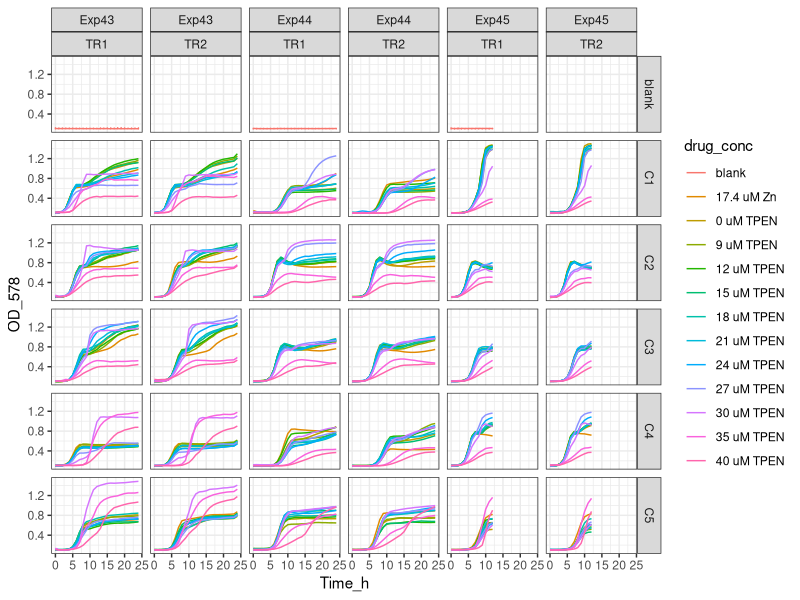
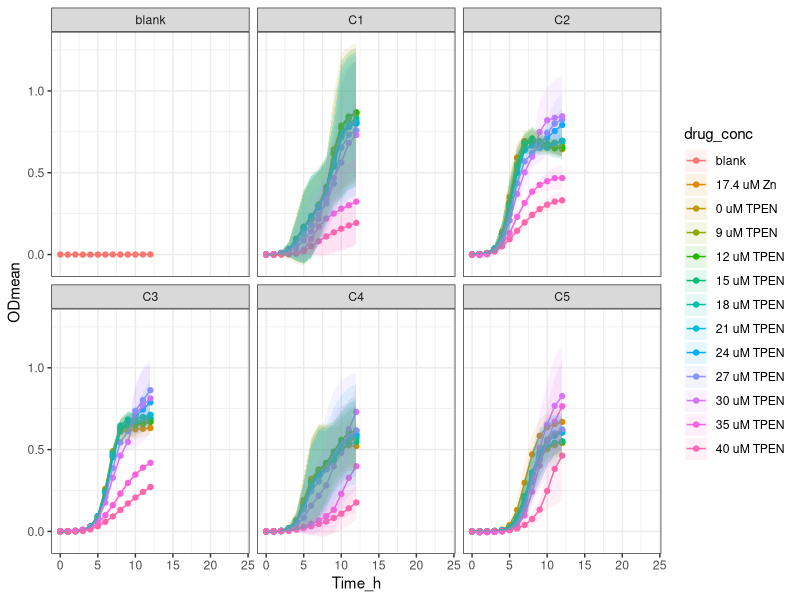
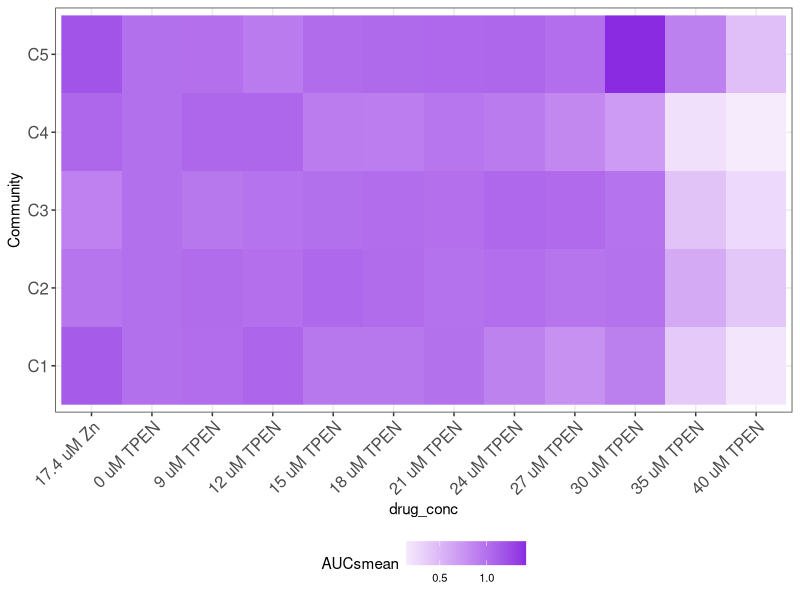
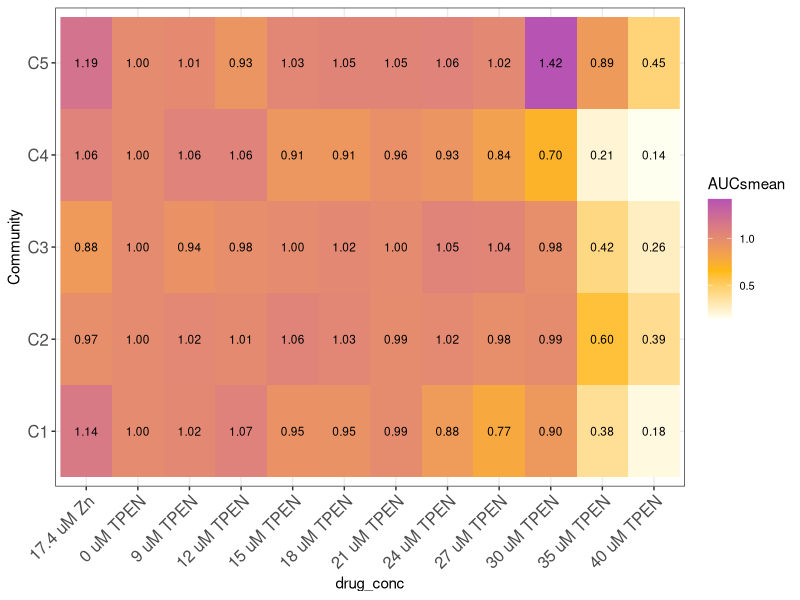
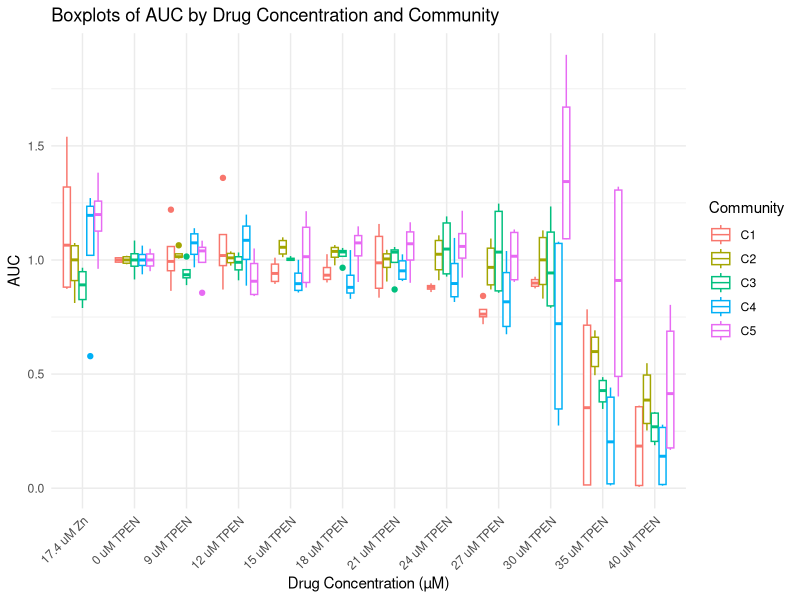

Recreate these plots in R, in order.
setwd("~/ITQB/Plate readings")

library(tidyverse)
library(dbplyr) 
library(readxl)

Exps_st_c <- Exps_st_c_30_42  <- read_excel("Stabilizing_communities.xlsx")
View(Exps_st_c)

Exps_st_c_v1 <- Exps_st_c %>%
  pivot_longer(names_to = "Condition", values_to = "OD_578", cols = -Time_h)
# Exps_st_c_v1
View(Exps_st_c_v1)


Exps_st_c_v2 <- separate(Exps_st_c_v1, Condition, 
                    c("Exp_day",
                      "Community",
                      "Transfer_medium",
                      "Zn_condition", 
                      "Tech_Repl",
                      "Biol_Repl",
                      "drug_conc",
                      "Well_number"), 
                    sep = "_", remove = FALSE,
                    convert = FALSE)
View(Exps_st_c_v2)

Exps_st_c_v2$OD_578 <- as.numeric (Exps_st_c_v2$OD_578) #Because OD_578 values are character


Exps_st_c_v2$Community <- factor(Exps_st_c_v2$Community, levels = c("control",
                                                          "C1",
                                                          "C2",
                                                          "C3",
                                                          "C4",
                                                          "C5"))

Exps_st_c_v2$drug_conc <- factor(Exps_st_c_v2$drug_conc, levels = c("nodrug",
                                                          "1.74",
                                                          "10",
                                                          "0",
                                                          "1.8",
                                                          "2.4",
                                                          "3.0",
                                                          "3.6",
                                                          "4.2",
                                                          "4.8",
                                                          "5.4",
                                                          "6.0",
                                                          "7.0",
                                                          "8.0"))

Exps_st_c_v2 <- Exps_st_c_v2 %>% mutate(drug_conc =  recode (drug_conc,
                                                   "nodrug" = "blank",
                                                   "1.74" = "17.4 uM Zn",
                                                   "10" = "50 uM Zn",
                                                   "0" = "0 uM TPEN",
                                                   "1.8" = "9 uM TPEN",
                                                   "2.4" = "12 uM TPEN",
                                                   "3.0" = "15 uM TPEN",
                                                   "3.6" = "18 uM TPEN",
                                                   "4.2" = "21 uM TPEN",
                                                   "4.8" = "24 uM TPEN",
                                                   "5.4" = "27 uM TPEN",
                                                   "6.0" = "30 uM TPEN",
                                                   "7.0" = "35 uM TPEN",
                                                   "8.0" = "40 uM TPEN"))

Exps_st_c_v2 <- Exps_st_c_v2 %>% mutate(Community =  recode (Community,
                                                   "control" = "blank"))

Exps_st_c_v2 <- Exps_st_c_v2 %>% mutate(Tech_Repl =  recode (Tech_Repl,
                                                   "TechRep1" = "TR1",
                                                   "TechRep2" = "TR2"))



# filtered_data <- Exps_st_c_v2 %>%
# filter(!(Exp_day == "Exp45"))

Exps_st_c_v2 %>%
  ggplot(aes(x= Time_h, y=OD_578, color = drug_conc)) +
  geom_line() +
  facet_grid (Community ~ Exp_day + Tech_Repl) +
  theme_bw()

# filtered_data %>%
#   ggplot(aes(x= Time_h, y=OD_578, color = drug_conc)) +
#   geom_line() +
#   facet_grid (Community ~ Exp_day + Tech_Repl) +
#   theme_bw()

Exps_st_c_v3 <- Exps_st_c_v2 %>% group_by(Community, Transfer_medium, Zn_condition, Tech_Repl, Biol_Repl, Well_number) %>%
  mutate(blank = Time_h ==0)

#Exps_st_c_v3 <- filtered_data %>% group_by(Community, Transfer_medium, Zn_condition, Tech_Repl, Biol_Repl, Well_number) %>%
#  mutate(blank = Time_h ==0)

# View(Exps_st_c_v3)

Exps_st_c_v4 <- Exps_st_c_v3 %>%
  group_by(Community, Transfer_medium, Zn_condition, Tech_Repl, Biol_Repl, Well_number) %>%
  mutate(OD = OD_578 - OD_578[blank]) %>%
  ungroup()


# View(Exps_st_c_v4)

#Obtain the mean and sd
Exps_st_c_v5 <- Exps_st_c_v4 %>% group_by(Time_h, Community, Transfer_medium, drug_conc) %>%
  summarise(ODmean = mean(OD), sdOD = sd(OD), n())

Exps_st_c_v5 <- Exps_st_c_v5 %>% mutate(drug_conc =  recode (drug_conc,
                                                   "17.4 uM" = "17.4 uM ZnCl2",
                                                   "0uM" = "0 uM TPEN",
                                                   "9uM" = "9 uM TPEN",
                                                   "12uM" = "12 uM TPEN",
                                                   "15uM" = "15 uM TPEN",
                                                   "18uM" = "18 uM TPEN",
                                                   "21uM" = "21 uM TPEN",
                                                   "24uM" = "24 uM TPEN",
                                                   "27uM" = "27 uM TPEN",
                                                   "30uM" = "30 uM TPEN",
                                                   "35uM" = "35 uM TPEN",
                                                   "40uM" = "40 uM TPEN"))

Exps_st_c_v5  %>% ggplot(aes(x = Time_h,
                        y = ODmean,
                        color = drug_conc,
                        fill = drug_conc
)) +
  geom_point() +
  geom_line() +
  geom_ribbon(aes(ymin=ODmean-sdOD, ymax=ODmean+sdOD),
              alpha = 0.1, 
              colour = NA) +
  facet_wrap (Community ~ .) +
  theme_bw()

# Assuming Exps_st_c_v4 or Exps_st_c_v5 contains your cleaned commmunity's data
# Filter the data to exclude blanks and unnecessary data points

# Ensure OD values are numeric and calculate AUC
Exps_st_c_v5$ODmean <- as.numeric(Exps_st_c_v5$ODmean)

#To normalize according to 17.4 uM Zn condition
Exps_st_c_v4 <- Exps_st_c_v4 %>% filter (Community != "blank", drug_conc != "blank") %>% mutate(control = drug_conc == "0 uM TPEN", ODc0 = OD)

# table(Exps_st_c_v4$Biol_Repl)

#To determine the function
cumulmin <- function(v) {
  N <- length(v)
  if (N==0) return()
  sapply(1:N, function(i)
    min(v[i:N])
  )
}

#To AUC calculation (including normalization)
determineTimeCutoffs <- function(GCs, decrease = 0.02) {
  GCs_controls <- GCs %>% filter(control) %>% mutate(Time_h = round(Time_h, 0)) %>%
    group_by(Community, Exp_day, Time_h) %>%
    summarise(ODc0 = median(ODc0)) %>% arrange(Time_h) %>%
    group_by(Community, Exp_day) %>% mutate(ODc0_adj = ODc0 + ODc0[n()]*decrease*(Time_h[n()]-Time_h))

  GCs_controls %>% group_by(Community, Exp_day) %>% filter(ODc0_adj == max(ODc0_adj)) %>%
    ungroup() %>% select(Community, Exp_day, Time_h) %>% rename(cutoff_time = Time_h)
}

Exps_st_c_v4 <- Exps_st_c_v4 %>% mutate(f_experiment_number = as.factor(Exp_day))

time_cutoffs <- determineTimeCutoffs(Exps_st_c_v4) %>%
  mutate(f_experiment_number = as.factor(Exp_day))
print(time_cutoffs)

Exps_st_c_v4_control <- Exps_st_c_v4 %>% 
  filter(control) %>% 
  group_by(f_experiment_number, Exp_day, Community, Time_h) %>%
  summarise(OD = median(OD))

Exps_st_c_v4 <- Exps_st_c_v4 %>% left_join(time_cutoffs) %>% filter(Time_h <= cutoff_time) %>%
  select(-cutoff_time)


calcAUC <- function(OD, time) {
  OD <- OD - min(OD)
  N <- length(OD)
  if (N<2) return(NA)
  s1 <- 1:(N-1)
  s2 <- s1 + 1
  sum( (OD[s1] + OD[s2])/2 * (time[s2]-time[s1]) )
}

AUCs <- Exps_st_c_v4 %>% group_by(Community,Exp_day,Biol_Repl, Tech_Repl,
                             drug_conc, control, Well_number) %>% 
  summarise(AUC = calcAUC(ODc0, Time_h), maxOD = max(ODc0), finalOD = ODc0[n()])


AUCs <-  AUCs %>% group_by(Community,Exp_day) %>% 
  mutate(AUC = AUC / median(AUC[control], na.rm = TRUE))


AUCs_mean <-  AUCs %>%  group_by(Community, drug_conc) %>% 
  summarise (AUCsmean = mean(AUC), sdAUC = sd (AUC), maxODmean = mean (maxOD), sdmax = sd (maxOD), finalODmean = mean(finalOD), sdfinal = sd(finalOD)) %>% ungroup()

AUCs_mean$drug_conc <- factor (AUCs_mean$drug_conc, levels = c(
  "blank", "17.4 uM Zn", "50 uM Zn", "0 uM TPEN", "9 uM TPEN", "12 uM TPEN", "15 uM TPEN", "18 uM TPEN",
  "21 uM TPEN", "24 uM TPEN", "27 uM TPEN", "30 uM TPEN", "35 uM TPEN", "40 uM TPEN"))


AUCs_mean$Community <- factor (AUCs_mean$Community, levels = c(
  "C1", "C2", "C3", "C4", "C5"))

# Create the heatmap
AUCs_mean %>%
  ggplot(aes(x = drug_conc, y = Community, fill = AUCsmean)) +
  geom_raster() +
  scale_fill_gradient2(low = "black", high = "blueviolet") +
  theme_bw() +
  theme(
    axis.text.x = element_text(size = 12, angle = 45, hjust = 1),
    axis.text.y = element_text(size = 12),
    legend.position = "bottom",
    legend.text = element_text(size = 8)
  )

AUCs_mean   %>%
  ggplot(aes(drug_conc, Community, fill = AUCsmean)) +
  geom_raster() +
  geom_text(aes(label = sprintf("%.2f", AUCsmean)), color = "black", size = 3) +
  scale_fill_gradientn(colors = c("ivory", "darkgoldenrod1", "blue"), values = c(0, 0.4, 1.4)) +
  theme_bw() +
  theme(
    axis.text.x = element_text(size = 12, angle = 45, hjust = 1),
    axis.text.y = element_text(size = 12),
    legend.text = element_text(size = 8)
  )

AUCs %>%
  ggplot(aes(x = as.factor(drug_conc), y = AUC, color = Community)) +  # Convert drug_conc to factor for discrete x-axis
  geom_boxplot() +
  labs(title = "Boxplots of AUC by Drug Concentration and Community",
       x = "Drug Concentration (µM)",
       y = "AUC") +
  theme_minimal() +
  theme(axis.text.x = element_text(angle = 45, hjust = 1))  # Rotate x-axis text for better readability
